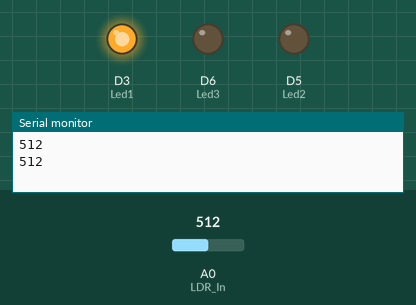
This sketch was run on a simulated ESP8266 (NodeMCU). Shown: output pins drawn as LEDs (lit = HIGH), the last lines printed to the serial monitor. The inputs (shaded band) are chosen by the test bench; at power-on: A0 (LDR_In) = 512.

Above: at 1.8 s.
1.9 s: A0 (LDR_In) set to 484
At 3.0 s:
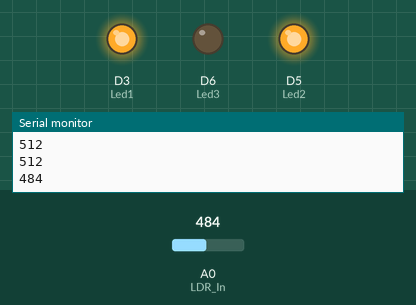
3.5 s: A0 (LDR_In) set to 260
5.2 s: A0 (LDR_In) set to 239
At 7.2 s:
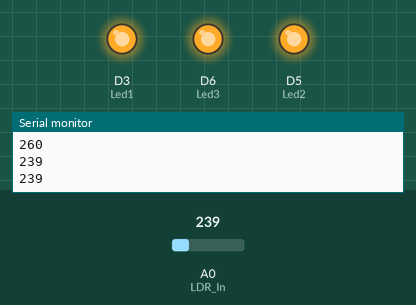
7.5 s: A0 (LDR_In) set to 900
At 8.8 s:
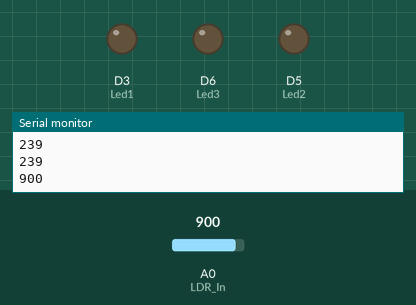
9.5 s: A0 (LDR_In) set to 758
11.2 s: A0 (LDR_In) set to 731
At 13.0 s:
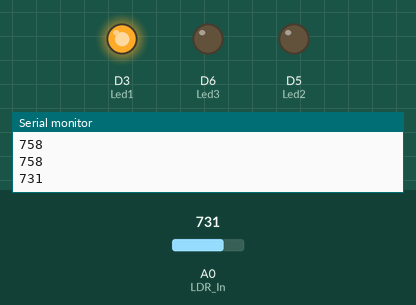
Timing chart, 0 to 14.5 s (numbered marks = the images above; inputs shaded):
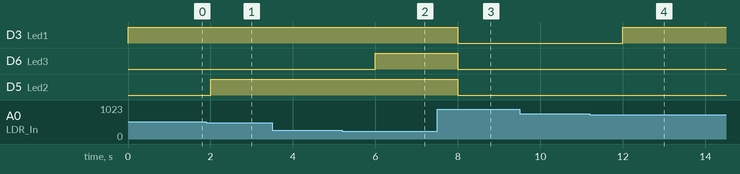

Measured:
- the behaviour switches between 500 and 499 on A0 (LDR_In) (found by bisection; images 0 and 1)
- the behaviour switches between 250 and 249 on A0 (LDR_In) (found by bisection; images 1 and 2)
- the behaviour switches between 750 and 749 on A0 (LDR_In) (found by bisection; images 3 and 4)
- after the input at 1.9 s, D5 (Led2): LOW → HIGH after 0.10 s
- after the input at 5.2 s, D6 (Led3): LOW → HIGH after 0.80 s
- after the input at 7.5 s, D3 (Led1), D6 (Led3), D5 (Led2): HIGH → LOW after 0.50 s
- after the input at 11.2 s, D3 (Led1): LOW → HIGH after 0.80 s

The sketch:

ledlampjes.ino
```cpp
// A0 is de inputpin voor de lichtgevoelige weerstand LDR
// A0 is een analoge ingang
int LDR_In = A0; // de spanningsdeler wordt aangesloten op A0

// variable lichtHoeveelheid
int lichtHoeveelheid;
int hoogsteLDR = 1000;
int laagsteLDR = 400;

uint8_t Led1 = D3;
uint8_t Led2 = D5;
uint8_t Led3 = D6;

/*
 * 70 % is 0.7 * hoosgte LDR
 *
 */


int Hoog1 = (0.75 * hoogsteLDR);
int Hoog2 = (0.50 * hoogsteLDR);
int Hoog3 = (0.25 * hoogsteLDR);

void setup() {
  Serial.begin(9600); // start de serial monitor 9600 Baud
  pinMode (Led1,OUTPUT);
  pinMode (Led2,OUTPUT);
  pinMode (Led3,OUTPUT);
}

void loop() {
  // lees de input waarde van de LDR
  lichtHoeveelheid = analogRead(LDR_In);

  // schrijf de waarde naar de Serial Monitor
 Serial.println(lichtHoeveelheid);

  if ( lichtHoeveelheid < Hoog1){
    digitalWrite(Led1,HIGH);
  }
  else{
    digitalWrite(Led1,LOW);
  }

  if ( lichtHoeveelheid < Hoog2){
    digitalWrite(Led2,HIGH);
  }
  else{
    digitalWrite(Led2,LOW);
  }

  if ( lichtHoeveelheid < Hoog3){
    digitalWrite(Led3,HIGH);
  }
  else{
    digitalWrite(Led3,LOW);
  }


  delay(1000);
}
```
